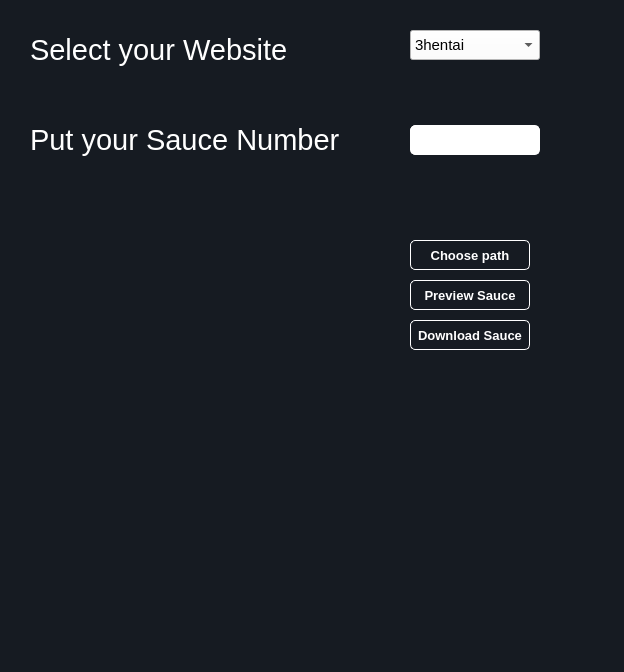
<?xml version="1.0" encoding="UTF-8"?>
<ui version="4.0">
 <class>MainWindow</class>
 <widget class="QMainWindow" name="MainWindow">
  <property name="geometry">
   <rect>
    <x>0</x>
    <y>0</y>
    <width>624</width>
    <height>672</height>
   </rect>
  </property>
  <property name="font">
   <font>
    <family>Tahoma</family>
    <pointsize>10</pointsize>
    <weight>50</weight>
    <bold>false</bold>
   </font>
  </property>
  <property name="cursor">
   <cursorShape>PointingHandCursor</cursorShape>
  </property>
  <property name="windowTitle">
   <string>MainWindow</string>
  </property>
  <property name="styleSheet">
   <string notr="true">QPushButton{
color: white;
background-color: #21262d;
border: 1px solid white;
border-radius: 5px;

font-weight: bold;
}

QPushButton:pressed{
	background-color: rgb(73, 84, 100)
}

QMainWindow{
	background-color: #161b22;
}

QWidget{
	background-color: #161b22;

}
</string>
  </property>
  <widget class="QWidget" name="centralwidget">
   <widget class="QPushButton" name="ButtonPath">
    <property name="geometry">
     <rect>
      <x>410</x>
      <y>240</y>
      <width>120</width>
      <height>30</height>
     </rect>
    </property>
    <property name="palette">
     <palette>
      <active>
       <colorrole role="WindowText">
        <brush brushstyle="SolidPattern">
         <color alpha="255">
          <red>255</red>
          <green>255</green>
          <blue>255</blue>
         </color>
        </brush>
       </colorrole>
       <colorrole role="Button">
        <brush brushstyle="SolidPattern">
         <color alpha="255">
          <red>22</red>
          <green>27</green>
          <blue>34</blue>
         </color>
        </brush>
       </colorrole>
       <colorrole role="Text">
        <brush brushstyle="SolidPattern">
         <color alpha="255">
          <red>255</red>
          <green>255</green>
          <blue>255</blue>
         </color>
        </brush>
       </colorrole>
       <colorrole role="ButtonText">
        <brush brushstyle="SolidPattern">
         <color alpha="255">
          <red>255</red>
          <green>255</green>
          <blue>255</blue>
         </color>
        </brush>
       </colorrole>
       <colorrole role="Base">
        <brush brushstyle="SolidPattern">
         <color alpha="255">
          <red>22</red>
          <green>27</green>
          <blue>34</blue>
         </color>
        </brush>
       </colorrole>
       <colorrole role="Window">
        <brush brushstyle="SolidPattern">
         <color alpha="255">
          <red>22</red>
          <green>27</green>
          <blue>34</blue>
         </color>
        </brush>
       </colorrole>
       <colorrole role="Link">
        <brush brushstyle="SolidPattern">
         <color alpha="255">
          <red>255</red>
          <green>255</green>
          <blue>255</blue>
         </color>
        </brush>
       </colorrole>
       <colorrole role="PlaceholderText">
        <brush brushstyle="SolidPattern">
         <color alpha="128">
          <red>255</red>
          <green>255</green>
          <blue>255</blue>
         </color>
        </brush>
       </colorrole>
      </active>
      <inactive>
       <colorrole role="WindowText">
        <brush brushstyle="SolidPattern">
         <color alpha="255">
          <red>255</red>
          <green>255</green>
          <blue>255</blue>
         </color>
        </brush>
       </colorrole>
       <colorrole role="Button">
        <brush brushstyle="SolidPattern">
         <color alpha="255">
          <red>22</red>
          <green>27</green>
          <blue>34</blue>
         </color>
        </brush>
       </colorrole>
       <colorrole role="Text">
        <brush brushstyle="SolidPattern">
         <color alpha="255">
          <red>255</red>
          <green>255</green>
          <blue>255</blue>
         </color>
        </brush>
       </colorrole>
       <colorrole role="ButtonText">
        <brush brushstyle="SolidPattern">
         <color alpha="255">
          <red>255</red>
          <green>255</green>
          <blue>255</blue>
         </color>
        </brush>
       </colorrole>
       <colorrole role="Base">
        <brush brushstyle="SolidPattern">
         <color alpha="255">
          <red>22</red>
          <green>27</green>
          <blue>34</blue>
         </color>
        </brush>
       </colorrole>
       <colorrole role="Window">
        <brush brushstyle="SolidPattern">
         <color alpha="255">
          <red>22</red>
          <green>27</green>
          <blue>34</blue>
         </color>
        </brush>
       </colorrole>
       <colorrole role="Link">
        <brush brushstyle="SolidPattern">
         <color alpha="255">
          <red>255</red>
          <green>255</green>
          <blue>255</blue>
         </color>
        </brush>
       </colorrole>
       <colorrole role="PlaceholderText">
        <brush brushstyle="SolidPattern">
         <color alpha="128">
          <red>255</red>
          <green>255</green>
          <blue>255</blue>
         </color>
        </brush>
       </colorrole>
      </inactive>
      <disabled>
       <colorrole role="WindowText">
        <brush brushstyle="SolidPattern">
         <color alpha="255">
          <red>255</red>
          <green>255</green>
          <blue>255</blue>
         </color>
        </brush>
       </colorrole>
       <colorrole role="Button">
        <brush brushstyle="SolidPattern">
         <color alpha="255">
          <red>22</red>
          <green>27</green>
          <blue>34</blue>
         </color>
        </brush>
       </colorrole>
       <colorrole role="Text">
        <brush brushstyle="SolidPattern">
         <color alpha="255">
          <red>255</red>
          <green>255</green>
          <blue>255</blue>
         </color>
        </brush>
       </colorrole>
       <colorrole role="ButtonText">
        <brush brushstyle="SolidPattern">
         <color alpha="255">
          <red>255</red>
          <green>255</green>
          <blue>255</blue>
         </color>
        </brush>
       </colorrole>
       <colorrole role="Base">
        <brush brushstyle="SolidPattern">
         <color alpha="255">
          <red>22</red>
          <green>27</green>
          <blue>34</blue>
         </color>
        </brush>
       </colorrole>
       <colorrole role="Window">
        <brush brushstyle="SolidPattern">
         <color alpha="255">
          <red>22</red>
          <green>27</green>
          <blue>34</blue>
         </color>
        </brush>
       </colorrole>
       <colorrole role="Link">
        <brush brushstyle="SolidPattern">
         <color alpha="255">
          <red>255</red>
          <green>255</green>
          <blue>255</blue>
         </color>
        </brush>
       </colorrole>
       <colorrole role="PlaceholderText">
        <brush brushstyle="SolidPattern">
         <color alpha="128">
          <red>0</red>
          <green>0</green>
          <blue>0</blue>
         </color>
        </brush>
       </colorrole>
      </disabled>
     </palette>
    </property>
    <property name="font">
     <font>
      <family>Tahoma</family>
      <pointsize>10</pointsize>
      <weight>75</weight>
      <bold>true</bold>
     </font>
    </property>
    <property name="cursor">
     <cursorShape>PointingHandCursor</cursorShape>
    </property>
    <property name="styleSheet">
     <string notr="true"/>
    </property>
    <property name="text">
     <string>Choose path</string>
    </property>
   </widget>
   <widget class="QWidget" name="Information" native="true">
    <property name="geometry">
     <rect>
      <x>0</x>
      <y>0</y>
      <width>631</width>
      <height>201</height>
     </rect>
    </property>
    <property name="styleSheet">
     <string notr="true">QComboBox{
	color : black;
	background-color : rgb(255, 255, 255);
}</string>
    </property>
    <widget class="QLabel" name="LabelWebsite">
     <property name="geometry">
      <rect>
       <x>30</x>
       <y>30</y>
       <width>260</width>
       <height>40</height>
      </rect>
     </property>
     <property name="font">
      <font>
       <pointsize>22</pointsize>
      </font>
     </property>
     <property name="styleSheet">
      <string notr="true">color : white;</string>
     </property>
     <property name="text">
      <string>Select your Website</string>
     </property>
    </widget>
    <widget class="QLabel" name="LabelSauce">
     <property name="geometry">
      <rect>
       <x>30</x>
       <y>120</y>
       <width>311</width>
       <height>40</height>
      </rect>
     </property>
     <property name="font">
      <font>
       <pointsize>22</pointsize>
      </font>
     </property>
     <property name="styleSheet">
      <string notr="true">color : white;</string>
     </property>
     <property name="text">
      <string>Put your Sauce Number</string>
     </property>
    </widget>
    <widget class="QLineEdit" name="SauceInput">
     <property name="geometry">
      <rect>
       <x>410</x>
       <y>125</y>
       <width>130</width>
       <height>30</height>
      </rect>
     </property>
     <property name="font">
      <font>
       <pointsize>11</pointsize>
      </font>
     </property>
     <property name="styleSheet">
      <string notr="true">background-color: white;
border: 1px solid white;
border-radius: 5px;
</string>
     </property>
    </widget>
    <widget class="QComboBox" name="URLsite">
     <property name="geometry">
      <rect>
       <x>410</x>
       <y>30</y>
       <width>130</width>
       <height>30</height>
      </rect>
     </property>
     <property name="font">
      <font>
       <pointsize>11</pointsize>
       <weight>50</weight>
       <bold>false</bold>
      </font>
     </property>
     <property name="styleSheet">
      <string notr="true"/>
     </property>
     <item>
      <property name="text">
       <string>3hentai</string>
      </property>
     </item>
     <item>
      <property name="text">
       <string>Nhentai</string>
      </property>
     </item>
    </widget>
   </widget>
   <widget class="QPushButton" name="ButtonPreview">
    <property name="geometry">
     <rect>
      <x>410</x>
      <y>280</y>
      <width>120</width>
      <height>30</height>
     </rect>
    </property>
    <property name="palette">
     <palette>
      <active>
       <colorrole role="WindowText">
        <brush brushstyle="SolidPattern">
         <color alpha="255">
          <red>255</red>
          <green>255</green>
          <blue>255</blue>
         </color>
        </brush>
       </colorrole>
       <colorrole role="Button">
        <brush brushstyle="SolidPattern">
         <color alpha="255">
          <red>22</red>
          <green>27</green>
          <blue>34</blue>
         </color>
        </brush>
       </colorrole>
       <colorrole role="Text">
        <brush brushstyle="SolidPattern">
         <color alpha="255">
          <red>255</red>
          <green>255</green>
          <blue>255</blue>
         </color>
        </brush>
       </colorrole>
       <colorrole role="ButtonText">
        <brush brushstyle="SolidPattern">
         <color alpha="255">
          <red>255</red>
          <green>255</green>
          <blue>255</blue>
         </color>
        </brush>
       </colorrole>
       <colorrole role="Base">
        <brush brushstyle="SolidPattern">
         <color alpha="255">
          <red>22</red>
          <green>27</green>
          <blue>34</blue>
         </color>
        </brush>
       </colorrole>
       <colorrole role="Window">
        <brush brushstyle="SolidPattern">
         <color alpha="255">
          <red>22</red>
          <green>27</green>
          <blue>34</blue>
         </color>
        </brush>
       </colorrole>
       <colorrole role="Link">
        <brush brushstyle="SolidPattern">
         <color alpha="255">
          <red>255</red>
          <green>255</green>
          <blue>255</blue>
         </color>
        </brush>
       </colorrole>
       <colorrole role="PlaceholderText">
        <brush brushstyle="SolidPattern">
         <color alpha="128">
          <red>255</red>
          <green>255</green>
          <blue>255</blue>
         </color>
        </brush>
       </colorrole>
      </active>
      <inactive>
       <colorrole role="WindowText">
        <brush brushstyle="SolidPattern">
         <color alpha="255">
          <red>255</red>
          <green>255</green>
          <blue>255</blue>
         </color>
        </brush>
       </colorrole>
       <colorrole role="Button">
        <brush brushstyle="SolidPattern">
         <color alpha="255">
          <red>22</red>
          <green>27</green>
          <blue>34</blue>
         </color>
        </brush>
       </colorrole>
       <colorrole role="Text">
        <brush brushstyle="SolidPattern">
         <color alpha="255">
          <red>255</red>
          <green>255</green>
          <blue>255</blue>
         </color>
        </brush>
       </colorrole>
       <colorrole role="ButtonText">
        <brush brushstyle="SolidPattern">
         <color alpha="255">
          <red>255</red>
          <green>255</green>
          <blue>255</blue>
         </color>
        </brush>
       </colorrole>
       <colorrole role="Base">
        <brush brushstyle="SolidPattern">
         <color alpha="255">
          <red>22</red>
          <green>27</green>
          <blue>34</blue>
         </color>
        </brush>
       </colorrole>
       <colorrole role="Window">
        <brush brushstyle="SolidPattern">
         <color alpha="255">
          <red>22</red>
          <green>27</green>
          <blue>34</blue>
         </color>
        </brush>
       </colorrole>
       <colorrole role="Link">
        <brush brushstyle="SolidPattern">
         <color alpha="255">
          <red>255</red>
          <green>255</green>
          <blue>255</blue>
         </color>
        </brush>
       </colorrole>
       <colorrole role="PlaceholderText">
        <brush brushstyle="SolidPattern">
         <color alpha="128">
          <red>255</red>
          <green>255</green>
          <blue>255</blue>
         </color>
        </brush>
       </colorrole>
      </inactive>
      <disabled>
       <colorrole role="WindowText">
        <brush brushstyle="SolidPattern">
         <color alpha="255">
          <red>255</red>
          <green>255</green>
          <blue>255</blue>
         </color>
        </brush>
       </colorrole>
       <colorrole role="Button">
        <brush brushstyle="SolidPattern">
         <color alpha="255">
          <red>22</red>
          <green>27</green>
          <blue>34</blue>
         </color>
        </brush>
       </colorrole>
       <colorrole role="Text">
        <brush brushstyle="SolidPattern">
         <color alpha="255">
          <red>255</red>
          <green>255</green>
          <blue>255</blue>
         </color>
        </brush>
       </colorrole>
       <colorrole role="ButtonText">
        <brush brushstyle="SolidPattern">
         <color alpha="255">
          <red>255</red>
          <green>255</green>
          <blue>255</blue>
         </color>
        </brush>
       </colorrole>
       <colorrole role="Base">
        <brush brushstyle="SolidPattern">
         <color alpha="255">
          <red>22</red>
          <green>27</green>
          <blue>34</blue>
         </color>
        </brush>
       </colorrole>
       <colorrole role="Window">
        <brush brushstyle="SolidPattern">
         <color alpha="255">
          <red>22</red>
          <green>27</green>
          <blue>34</blue>
         </color>
        </brush>
       </colorrole>
       <colorrole role="Link">
        <brush brushstyle="SolidPattern">
         <color alpha="255">
          <red>255</red>
          <green>255</green>
          <blue>255</blue>
         </color>
        </brush>
       </colorrole>
       <colorrole role="PlaceholderText">
        <brush brushstyle="SolidPattern">
         <color alpha="128">
          <red>0</red>
          <green>0</green>
          <blue>0</blue>
         </color>
        </brush>
       </colorrole>
      </disabled>
     </palette>
    </property>
    <property name="font">
     <font>
      <family>Tahoma</family>
      <pointsize>10</pointsize>
      <weight>75</weight>
      <bold>true</bold>
     </font>
    </property>
    <property name="cursor">
     <cursorShape>PointingHandCursor</cursorShape>
    </property>
    <property name="styleSheet">
     <string notr="true"/>
    </property>
    <property name="text">
     <string>Preview Sauce</string>
    </property>
   </widget>
   <widget class="QPushButton" name="ButtonDownload">
    <property name="geometry">
     <rect>
      <x>410</x>
      <y>320</y>
      <width>120</width>
      <height>30</height>
     </rect>
    </property>
    <property name="palette">
     <palette>
      <active>
       <colorrole role="WindowText">
        <brush brushstyle="SolidPattern">
         <color alpha="255">
          <red>255</red>
          <green>255</green>
          <blue>255</blue>
         </color>
        </brush>
       </colorrole>
       <colorrole role="Button">
        <brush brushstyle="SolidPattern">
         <color alpha="255">
          <red>22</red>
          <green>27</green>
          <blue>34</blue>
         </color>
        </brush>
       </colorrole>
       <colorrole role="Text">
        <brush brushstyle="SolidPattern">
         <color alpha="255">
          <red>255</red>
          <green>255</green>
          <blue>255</blue>
         </color>
        </brush>
       </colorrole>
       <colorrole role="ButtonText">
        <brush brushstyle="SolidPattern">
         <color alpha="255">
          <red>255</red>
          <green>255</green>
          <blue>255</blue>
         </color>
        </brush>
       </colorrole>
       <colorrole role="Base">
        <brush brushstyle="SolidPattern">
         <color alpha="255">
          <red>22</red>
          <green>27</green>
          <blue>34</blue>
         </color>
        </brush>
       </colorrole>
       <colorrole role="Window">
        <brush brushstyle="SolidPattern">
         <color alpha="255">
          <red>22</red>
          <green>27</green>
          <blue>34</blue>
         </color>
        </brush>
       </colorrole>
       <colorrole role="Link">
        <brush brushstyle="SolidPattern">
         <color alpha="255">
          <red>255</red>
          <green>255</green>
          <blue>255</blue>
         </color>
        </brush>
       </colorrole>
       <colorrole role="PlaceholderText">
        <brush brushstyle="SolidPattern">
         <color alpha="128">
          <red>255</red>
          <green>255</green>
          <blue>255</blue>
         </color>
        </brush>
       </colorrole>
      </active>
      <inactive>
       <colorrole role="WindowText">
        <brush brushstyle="SolidPattern">
         <color alpha="255">
          <red>255</red>
          <green>255</green>
          <blue>255</blue>
         </color>
        </brush>
       </colorrole>
       <colorrole role="Button">
        <brush brushstyle="SolidPattern">
         <color alpha="255">
          <red>22</red>
          <green>27</green>
          <blue>34</blue>
         </color>
        </brush>
       </colorrole>
       <colorrole role="Text">
        <brush brushstyle="SolidPattern">
         <color alpha="255">
          <red>255</red>
          <green>255</green>
          <blue>255</blue>
         </color>
        </brush>
       </colorrole>
       <colorrole role="ButtonText">
        <brush brushstyle="SolidPattern">
         <color alpha="255">
          <red>255</red>
          <green>255</green>
          <blue>255</blue>
         </color>
        </brush>
       </colorrole>
       <colorrole role="Base">
        <brush brushstyle="SolidPattern">
         <color alpha="255">
          <red>22</red>
          <green>27</green>
          <blue>34</blue>
         </color>
        </brush>
       </colorrole>
       <colorrole role="Window">
        <brush brushstyle="SolidPattern">
         <color alpha="255">
          <red>22</red>
          <green>27</green>
          <blue>34</blue>
         </color>
        </brush>
       </colorrole>
       <colorrole role="Link">
        <brush brushstyle="SolidPattern">
         <color alpha="255">
          <red>255</red>
          <green>255</green>
          <blue>255</blue>
         </color>
        </brush>
       </colorrole>
       <colorrole role="PlaceholderText">
        <brush brushstyle="SolidPattern">
         <color alpha="128">
          <red>255</red>
          <green>255</green>
          <blue>255</blue>
         </color>
        </brush>
       </colorrole>
      </inactive>
      <disabled>
       <colorrole role="WindowText">
        <brush brushstyle="SolidPattern">
         <color alpha="255">
          <red>255</red>
          <green>255</green>
          <blue>255</blue>
         </color>
        </brush>
       </colorrole>
       <colorrole role="Button">
        <brush brushstyle="SolidPattern">
         <color alpha="255">
          <red>22</red>
          <green>27</green>
          <blue>34</blue>
         </color>
        </brush>
       </colorrole>
       <colorrole role="Text">
        <brush brushstyle="SolidPattern">
         <color alpha="255">
          <red>255</red>
          <green>255</green>
          <blue>255</blue>
         </color>
        </brush>
       </colorrole>
       <colorrole role="ButtonText">
        <brush brushstyle="SolidPattern">
         <color alpha="255">
          <red>255</red>
          <green>255</green>
          <blue>255</blue>
         </color>
        </brush>
       </colorrole>
       <colorrole role="Base">
        <brush brushstyle="SolidPattern">
         <color alpha="255">
          <red>22</red>
          <green>27</green>
          <blue>34</blue>
         </color>
        </brush>
       </colorrole>
       <colorrole role="Window">
        <brush brushstyle="SolidPattern">
         <color alpha="255">
          <red>22</red>
          <green>27</green>
          <blue>34</blue>
         </color>
        </brush>
       </colorrole>
       <colorrole role="Link">
        <brush brushstyle="SolidPattern">
         <color alpha="255">
          <red>255</red>
          <green>255</green>
          <blue>255</blue>
         </color>
        </brush>
       </colorrole>
       <colorrole role="PlaceholderText">
        <brush brushstyle="SolidPattern">
         <color alpha="128">
          <red>0</red>
          <green>0</green>
          <blue>0</blue>
         </color>
        </brush>
       </colorrole>
      </disabled>
     </palette>
    </property>
    <property name="font">
     <font>
      <family>Tahoma</family>
      <pointsize>10</pointsize>
      <weight>75</weight>
      <bold>true</bold>
     </font>
    </property>
    <property name="cursor">
     <cursorShape>PointingHandCursor</cursorShape>
    </property>
    <property name="styleSheet">
     <string notr="true"/>
    </property>
    <property name="text">
     <string>Download Sauce</string>
    </property>
   </widget>
   <widget class="QLabel" name="LabelPath">
    <property name="geometry">
     <rect>
      <x>100</x>
      <y>240</y>
      <width>240</width>
      <height>30</height>
     </rect>
    </property>
    <property name="font">
     <font>
      <family>Tahoma</family>
      <pointsize>10</pointsize>
     </font>
    </property>
    <property name="styleSheet">
     <string notr="true">color: rgb(255, 255, 255)</string>
    </property>
    <property name="text">
     <string/>
    </property>
   </widget>
   <widget class="QLabel" name="erreur">
    <property name="geometry">
     <rect>
      <x>100</x>
      <y>280</y>
      <width>240</width>
      <height>30</height>
     </rect>
    </property>
    <property name="text">
     <string/>
    </property>
   </widget>
   <widget class="QLabel" name="erreur2">
    <property name="geometry">
     <rect>
      <x>100</x>
      <y>320</y>
      <width>240</width>
      <height>30</height>
     </rect>
    </property>
    <property name="text">
     <string/>
    </property>
   </widget>
   <widget class="QLabel" name="ImgCover">
    <property name="geometry">
     <rect>
      <x>90</x>
      <y>400</y>
      <width>180</width>
      <height>220</height>
     </rect>
    </property>
    <property name="text">
     <string/>
    </property>
   </widget>
   <widget class="QLabel" name="Label_Titre">
    <property name="geometry">
     <rect>
      <x>330</x>
      <y>400</y>
      <width>221</width>
      <height>41</height>
     </rect>
    </property>
    <property name="styleSheet">
     <string notr="true"/>
    </property>
    <property name="text">
     <string/>
    </property>
   </widget>
   <widget class="QLabel" name="Label_Date">
    <property name="geometry">
     <rect>
      <x>330</x>
      <y>460</y>
      <width>150</width>
      <height>30</height>
     </rect>
    </property>
    <property name="text">
     <string/>
    </property>
   </widget>
   <widget class="QLabel" name="Label_Favorie">
    <property name="geometry">
     <rect>
      <x>330</x>
      <y>510</y>
      <width>150</width>
      <height>30</height>
     </rect>
    </property>
    <property name="text">
     <string/>
    </property>
   </widget>
   <widget class="QLabel" name="Label_Page">
    <property name="geometry">
     <rect>
      <x>330</x>
      <y>560</y>
      <width>150</width>
      <height>30</height>
     </rect>
    </property>
    <property name="text">
     <string/>
    </property>
   </widget>
  </widget>
  <widget class="QMenuBar" name="menubar">
   <property name="geometry">
    <rect>
     <x>0</x>
     <y>0</y>
     <width>624</width>
     <height>21</height>
    </rect>
   </property>
  </widget>
  <widget class="QStatusBar" name="statusbar"/>
 </widget>
 <resources/>
 <connections/>
</ui>
